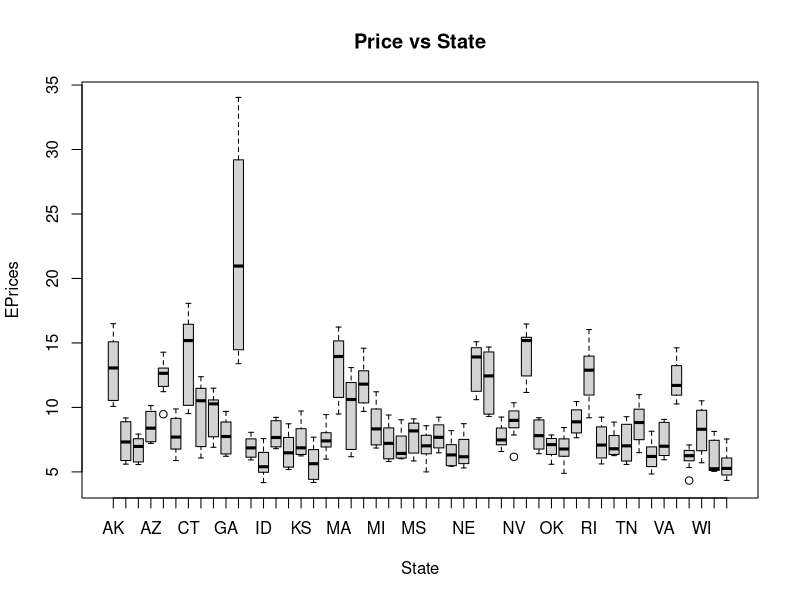
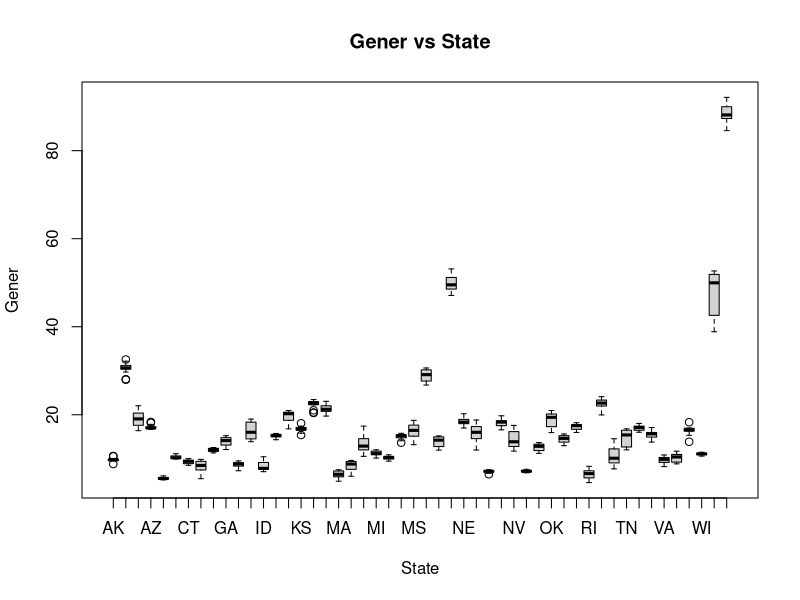

These charts were generated, in order, by the following R code: (Note: this script raises an error after producing the figures.)
setwd("~/Dropbox/MIT Analytics/Final")

energy = read.csv("energy.csv")
energy$YEAR = as.integer(energy$YEAR) 
str(energy)
summary(energy)
table(energy$YEAR, energy$GenTotalRenewable)
tapply(energy$GenTotalRenewable, energy$STATE, sum)
IDState = subset(energy, STATE == "ID")
tapply(IDState$GenTotalRenewable, IDState$YEAR, sum)

democrat =  subset(energy, presidential.results == 1, na.rm = TRUE)
republic = subset(energy, presidential.results == 0, na.rm = TRUE)
tapply(IDState$AllSourcesCO2, IDState$YEAR, mean)

mean(democrat$AllSourcesCO2, na.rm = TRUE)
mean(republic$AllSourcesCO2, na.rm = TRUE)

mean(democrat$AllSourcesNOx, na.rm = TRUE)
mean(republic$AllSourcesNOx, na.rm = TRUE)

cor(energy$EsalesIndustrial,energy$AllSourcesCO2,use="complete" )

cor(energy$EsalesIndustrial,energy$AllSourcesSO2,use="complete" )
cor(energy$EsalesResidential,energy$AllSourcesNOx,use="complete" )
cor(energy$EsalesCommercial,energy$AllSourcesCO2,use="complete" )



boxplot(EPriceTotal~STATE,data=energy, main="Price vs State", 
        xlab="State", ylab="EPrices")

boxplot(GenTotal~STATE,data=energy, main="Gener vs State", 
        xlab="State", ylab="Gener")

set.seed(144)
spl = sample(1:nrow(energy), size = 0.7*nrow(energy))
train = energy[spl,]
test = energy[-spl,]

mod =  glm(GenSolarBinary ~ GenHydro + GenSolar + CumlFinancial+ CumlRegulatory+Total.salary + Import, data=train, family=binomial)
summary(mod)

predLog = predict(mod, newdata=test, type = "response") 
#ROC AUC
predRocLog = prediction(predLog, train$spam)
as.numeric(performance(predRocLog, "auc")@y.values)

#What is the training set accuracy CART
predLog = predict(mod, newdata=test, type = "response") 
table(test$GenSolarBinary, predLog >= 0.5)
(154+18)/(154+18+31+7)

table(democrat$GenSolarBinary, predLog >= 0.5)
predDem = predict(mod, newdata=democrat, type = "response") 
predRep = predict(mod, newdata=republic, type = "response") 

table(democrat$GenSolarBinary, predDem >= 0.5)
(187+75)/(185+74+36+25)
table(republic$GenSolarBinary, predRep >= 0.5)

(325+16)/(325+19+2+33)


library(caret)
train.limited = NULL
test.limited = NULL

train.limited$CumlRegulatory = train$CumlRegulatory
train.limited$CumlFinancial = train$CumlFinancial
train.limited$presidential.results = train$ presidential.results
train.limited$Total.salary= train$Total.salary
train.limited$Import = train$Import

train.limited = data.frame(train.limited)

test.limited$CumlRegulatory = test$CumlRegulatory
test.limited$CumlFinancial = test$CumlFinancial
test.limited$presidential.results = test$ presidential.results
test.limited$Total.salary= test$Total.salary
test.limited$Import = test$Import

test.limited = data.frame(test.limited)

#CumlRegulatory, CumlFinancial, presidential.results, Total.salary, and Import.



preproc = preProcess(train.limited)
EnergyNorm = predict(preproc, train.limited)
summary(EnergyNorm)

preproc = preProcess(test.limited)
EnergyNormTest = predict(preproc, test.limited)
summary(EnergyNormTest)


set.seed(144)
distances <- dist(EnergyNorm, method = "euclidean")
ClusterShoppers <- hclust(distances, method = "ward.D")
plot(ClusterShoppers, labels = FALSE)

set.seed(144)
k = 2
KMC = kmeans(EnergyNorm, centers = 2, iter.max = 1000)
clusters = KMC$cluster
table(clusters)
kc1 = subset(train, clusters == 1)
kc2 = subset(train, clusters == 2)

table(kc1$presidential.results)
table(kc2$presidential.results)

summary(kc1)
summary(kc2)

mod =  glm(GenSolarBinary ~ GenHydro + GenSolar + CumlFinancial+ CumlRegulatory+Total.salary + Import, data=kc1, family=binomial)
summary(mod)

predLog = predict(mod, newdata=test, type = "response") 
table(test$GenSolarBinary, predLog >= 0.5)
(150+29)/(150+29+11+20)

mod2 =  glm(GenSolarBinary ~ GenHydro + GenSolar + CumlFinancial+ CumlRegulatory+Total.salary + Import, data=kc2, family=binomial)
summary(mod2)



